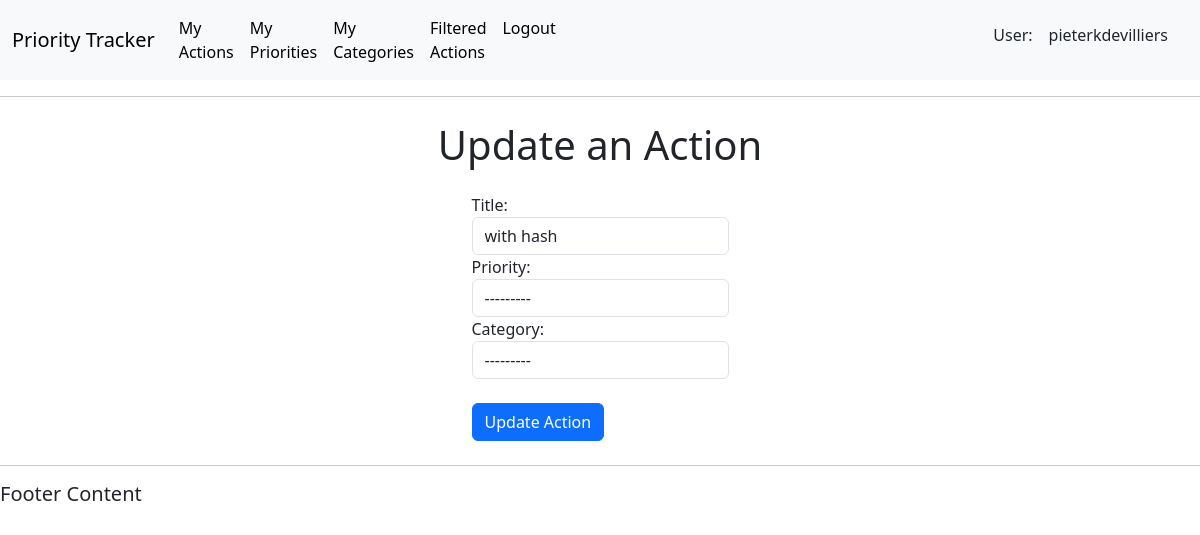
/update-action/33/ (signed in), run on an earlier commit of the app's database.
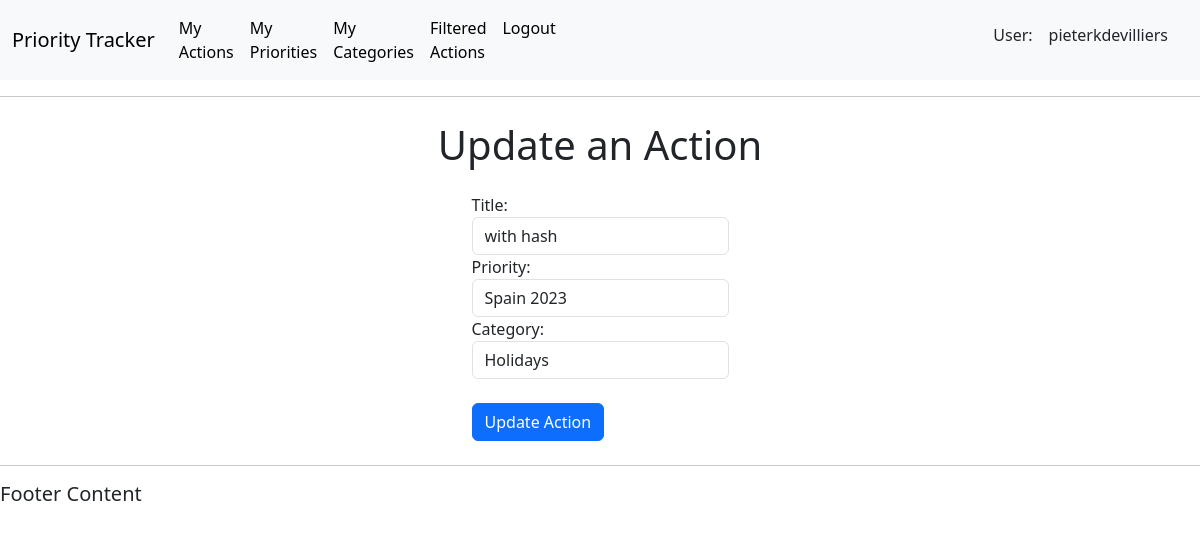
And on a later commit of the database.
### actions/models.py (models this page shows, shortened)
class Action(models.Model):
    title = models.CharField(max_length=50, null=False, blank=False)
    tracked_time = models.DurationField(null=True, blank=True)
    active_tracked_time = models.DurationField(null=True, blank=True)
    tracked_start = models.DateTimeField(null=True, blank=True)
    tracked_stop = models.DateTimeField(null=True, blank=True)
    done_status = models.BooleanField(null=False, blank=False, default=False)
    action_date = models.DateField(auto_now_add=True)
    tracking_status = models.BooleanField(null=False, blank=False, default=False)
    category = models.ForeignKey(
        Category, on_delete=models.CASCADE, null=True, blank=True)
    priority = models.ForeignKey(
        Priority, on_delete=models.CASCADE, null=True, blank=True, limit_choices_to={'activeStatus': True})
    user = models.ForeignKey(
        settings.AUTH_USER_MODEL, on_delete=models.CASCADE, related_name="action", null=True)

class Priority(models.Model):
    title = models.CharField(max_length=50, null=False, blank=False)
    description = models.CharField(max_length=150)
    activeStatus = models.BooleanField(null=False, blank=False, default=True)
    category = models.ForeignKey(
        Category, on_delete=models.CASCADE, null=True, blank=True)
    user = models.ForeignKey(
        settings.AUTH_USER_MODEL, on_delete=models.CASCADE, related_name="priorities", null=True)
    def __str__(self):
        return str(self.title)

class Category(models.Model):
    title = models.CharField(max_length=50, null=False, blank=False)
    description = models.CharField(max_length=150)
    user = models.ForeignKey(
        settings.AUTH_USER_MODEL, on_delete=models.CASCADE, related_name="categories", null=True)
    def __str__(self):
        return str(self.title)

### actions/views.py (the view)
# urls.py: path('update-action/<str:pk>/', views.update_action, name='update_action'),
@login_required(login_url='login')
def update_action(request, pk):
    action = Action.objects.get(id=pk)
    actionform = UpdateActionForm(instance=action)
    current_user = request.user
    user_id = current_user.id
    username = current_user.username
    if request.method == "POST":
        actionform = UpdateActionForm(request.POST, instance=action)
        if actionform.is_valid():
            actionform.save()
            messages.success(request, "Action updated successfully")
            return redirect('/actions/')
    context = {
        'actionform': actionform,
        "username": username,
        "user_id": user_id
        }
    return render(request, 'actions/update_action.html', context)

### actions/forms.py
class UpdateActionForm(ModelForm):
    class Meta:
        model = Action
        fields = ['title', 'priority', 'category']
        widgets = {
                'title': forms.TextInput(attrs={'class': 'form-control'}),
                'priority': forms.Select(attrs={'class': 'form-control'}),
                'category': forms.Select(attrs={'class': 'form-control'}),
            }

### actions/templates/actions/update_action.html (shortened to what this page needs)
{% extends 'actions/main.html' %}
{% block content %}
<body>
    <h1 class="d-flex p-2 justify-content-center">Update an Action</h1>
    <div class="d-flex justify-content-center mb-3 form-group p-2">
        <form method="POST" action="">
            {{actionform}}
            <br>
            <button class="btn btn-primary" type="submit" name="Update Action">Update Action</button>
        </form>
    </div>
</body>
{% endblock %}

What changed in the data, as far as the page shows it:
changed Action "with hash": priority "---------" → "Spain 2023"; category "---------" → "Holidays"
